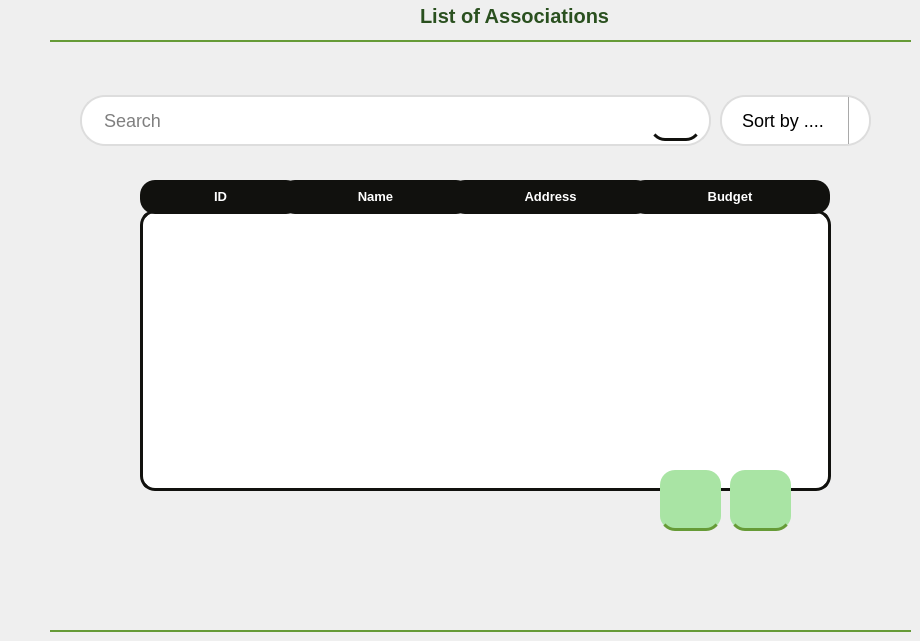
        <widget class="QWidget" name="page_11">
         <property name="styleSheet">
          <string notr="true">#page_7 {
background: rgba(0, 0, 0, 0.0);

}</string>
         </property>
         <widget class="QLabel" name="label_44">
          <property name="geometry">
           <rect>
            <x>450</x>
            <y>90</y>
            <width>71</width>
            <height>34</height>
           </rect>
          </property>
          <property name="font">
           <font>
            <pointsize>10</pointsize>
            <weight>75</weight>
            <bold>true</bold>
           </font>
          </property>
          <property name="styleSheet">
           <string notr="true">#label_25
{
	color:white;
	background:#11110E;
}</string>
          </property>
          <property name="text">
           <string>&lt;html&gt;&lt;head/&gt;&lt;body&gt;&lt;p align=&quot;center&quot;&gt;Tri :&lt;/p&gt;&lt;/body&gt;&lt;/html&gt;</string>
          </property>
         </widget>
         <widget class="QTableView" name="tableView_2">
          <property name="geometry">
           <rect>
            <x>140</x>
            <y>210</y>
            <width>691</width>
            <height>281</height>
           </rect>
          </property>
          <property name="styleSheet">
           <string notr="true">background:white;
border:3px solid #11110E;
border-radius: 15px 15px 50px 50px;</string>
          </property>
         </widget>
         <widget class="QLineEdit" name="searchTextBox_18">
          <property name="geometry">
           <rect>
            <x>80</x>
            <y>80</y>
            <width>631</width>
            <height>81</height>
           </rect>
          </property>
          <property name="font">
           <font>
            <pointsize>-1</pointsize>
           </font>
          </property>
          <property name="styleSheet">
           <string notr="true"> width: 300px; /* Width of the text box */
    padding: 12px 20px; /* Padding inside the text box */
    margin: 15px 0; /* Margin around the text box */
    border: 2px solid #ddd; /* Base border color */
    border-radius: 25px; /* Rounded corners */
    font-size: 18px; /* Font size */
    box-shadow: 0 4px 6px rgba(0, 0, 0, 0.1); /* Subtle shadow for depth */
    transition: all 0.3s ease; /* Smooth transition for interactions */
    outline: none; /* Removing default focus outline */
	background-color:white;</string>
          </property>
          <property name="placeholderText">
           <string>Search</string>
          </property>
         </widget>
         <widget class="QLabel" name="label_cinGuest_6">
          <property name="geometry">
           <rect>
            <x>140</x>
            <y>180</y>
            <width>161</width>
            <height>34</height>
           </rect>
          </property>
          <property name="font">
           <font>
            <pointsize>10</pointsize>
            <weight>75</weight>
            <bold>true</bold>
           </font>
          </property>
          <property name="styleSheet">
           <string notr="true">
	color:white;
	background:#11110E;
	border-radius:15px;
</string>
          </property>
          <property name="text">
           <string>&lt;html&gt;&lt;head/&gt;&lt;body&gt;&lt;p align=&quot;center&quot;&gt;ID&lt;/p&gt;&lt;/body&gt;&lt;/html&gt;</string>
          </property>
         </widget>
         <widget class="QLabel" name="label_cinGuest_7">
          <property name="geometry">
           <rect>
            <x>280</x>
            <y>180</y>
            <width>191</width>
            <height>34</height>
           </rect>
          </property>
          <property name="font">
           <font>
            <pointsize>10</pointsize>
            <weight>75</weight>
            <bold>true</bold>
           </font>
          </property>
          <property name="styleSheet">
           <string notr="true">
	color:white;
	background:#11110E;
	border-radius:15px;
</string>
          </property>
          <property name="text">
           <string>&lt;html&gt;&lt;head/&gt;&lt;body&gt;&lt;p align=&quot;center&quot;&gt;Name&lt;/p&gt;&lt;/body&gt;&lt;/html&gt;</string>
          </property>
         </widget>
         <widget class="QLabel" name="label_cinGuest_8">
          <property name="geometry">
           <rect>
            <x>450</x>
            <y>180</y>
            <width>201</width>
            <height>34</height>
           </rect>
          </property>
          <property name="font">
           <font>
            <pointsize>10</pointsize>
            <weight>75</weight>
            <bold>true</bold>
           </font>
          </property>
          <property name="styleSheet">
           <string notr="true">
	color:white;
	background:#11110E;
	border-radius:15px;
</string>
          </property>
          <property name="text">
           <string>&lt;html&gt;&lt;head/&gt;&lt;body&gt;&lt;p align=&quot;center&quot;&gt;Address&lt;/p&gt;&lt;/body&gt;&lt;/html&gt;</string>
          </property>
         </widget>
         <widget class="QLabel" name="label_cinGuest_9">
          <property name="geometry">
           <rect>
            <x>630</x>
            <y>180</y>
            <width>200</width>
            <height>34</height>
           </rect>
          </property>
          <property name="font">
           <font>
            <pointsize>10</pointsize>
            <weight>75</weight>
            <bold>true</bold>
           </font>
          </property>
          <property name="styleSheet">
           <string notr="true">
	color:white;
	background:#11110E;
	border-radius:15px;
</string>
          </property>
          <property name="text">
           <string>&lt;html&gt;&lt;head/&gt;&lt;body&gt;&lt;p align=&quot;center&quot;&gt;Budget&lt;/p&gt;&lt;/body&gt;&lt;/html&gt;</string>
          </property>
         </widget>
         <widget class="QPushButton" name="pushButton_38">
          <property name="geometry">
           <rect>
            <x>650</x>
            <y>100</y>
            <width>51</width>
            <height>41</height>
           </rect>
          </property>
          <property name="styleSheet">
           <string notr="true">QPushButton {

   position: absolute;
width: 1200px;
height: 649px;

background:  transparent;
border: none;

/* Events */

position: absolute;
width: 63px;
height: 32px;

font-family: 'Athiti';
font-style: normal;
font-weight: 700;
font-size: 20px;
line-height: 32px;
text-align: center;

color: #2A501F;
border-radius:15px;
border-bottom:3px solid #11110E;
}
</string>
          </property>
          <property name="text">
           <string/>
          </property>
          <property name="icon">
           <iconset resource="resources.qrc">
            <normaloff>:/images/images/search (2).png</normaloff>:/images/images/search (2).png</iconset>
          </property>
          <property name="iconSize">
           <size>
            <width>25</width>
            <height>25</height>
           </size>
          </property>
         </widget>
         <widget class="QLabel" name="label_172">
          <property name="geometry">
           <rect>
            <x>420</x>
            <y>0</y>
            <width>191</width>
            <height>31</height>
           </rect>
          </property>
          <property name="styleSheet">
           <string notr="true">color: #2A501F;
font-family: 'Athiti';
font-style: normal;
font-weight: 700;
font-size: 20px;
background-color: none;</string>
          </property>
          <property name="text">
           <string>List of Associations</string>
          </property>
         </widget>
         <widget class="Line" name="line_40">
          <property name="geometry">
           <rect>
            <x>50</x>
            <y>40</y>
            <width>861</width>
            <height>2</height>
           </rect>
          </property>
          <property name="styleSheet">
           <string notr="true">background-color:#669B37;
border-width: 1px;
border: 2px solid #669B37;
</string>
          </property>
          <property name="orientation">
           <enum>Qt::Horizontal</enum>
          </property>
         </widget>
         <widget class="QLabel" name="label_product_20">
          <property name="geometry">
           <rect>
            <x>380</x>
            <y>0</y>
            <width>31</width>
            <height>31</height>
           </rect>
          </property>
          <property name="font">
           <font>
            <family>Athiti</family>
            <weight>75</weight>
            <italic>false</italic>
            <bold>true</bold>
           </font>
          </property>
          <property name="layoutDirection">
           <enum>Qt::LeftToRight</enum>
          </property>
          <property name="styleSheet">
           <string notr="true">#label {

font-family: 'Athiti';
font-style: normal;
font-weight: 700;
font-size: 20px;
line-height: 32px;
/* identical to box height */
text-align: center;

color: #2A501F;}</string>
          </property>
          <property name="text">
           <string/>
          </property>
          <property name="pixmap">
           <pixmap resource="resources.qrc">:/images/images/list.png</pixmap>
          </property>
          <property name="scaledContents">
           <bool>true</bool>
          </property>
         </widget>
         <widget class="QComboBox" name="comboBox_4">
          <property name="geometry">
           <rect>
            <x>720</x>
            <y>80</y>
            <width>151</width>
            <height>81</height>
           </rect>
          </property>
          <property name="styleSheet">
           <string notr="true">QComboBox {
    padding: 12px 20px; /* Padding inside the text box */
    margin: 15px 0; /* Margin around the text box */
    border: 2px solid #ddd; /* Base border color */
    border-radius: 25px; /* Rounded corners */
    font-size: 18px; /* Font size */
    box-shadow: 0 4px 6px rgba(0, 0, 0, 0.1); /* Subtle shadow for depth */
    transition: all 0.3s ease; /* Smooth transition for interactions */
    outline: none; /* Removing default focus outline */
	background: white
}

QComboBox:editable {
    background: white;
margin:-10px
}

QComboBox::drop-down {
    border: none;
    subcontrol-origin: padding;
    subcontrol-position: right;
    width: 20px;
    border-left-width: 1px;
    border-left-color: darkgray;
    border-left-style: solid; /* just a single line */
    border-top-right-radius: 3px; /* same radius as the QComboBox */
    border-bottom-right-radius: 3px;
}

QComboBox::down-arrow {
    image: url(:/images/images/down-arrow.png);
    width: 16px; /* largeur désirée */
    height: 16px; /* hauteur désirée */
}</string>
          </property>
          <item>
           <property name="text">
            <string>Sort by ....</string>
           </property>
          </item>
          <item>
           <property name="text">
            <string>ID</string>
           </property>
          </item>
          <item>
           <property name="text">
            <string>Noun Event</string>
           </property>
          </item>
          <item>
           <property name="text">
            <string>Date</string>
           </property>
          </item>
         </widget>
         <widget class="QPushButton" name="listtoaddass">
          <property name="geometry">
           <rect>
            <x>730</x>
            <y>470</y>
            <width>61</width>
            <height>61</height>
           </rect>
          </property>
          <property name="styleSheet">
           <string notr="true">QPushButton{/* Rectangle 9 */

position: absolute;
width: 1200px;
height: 649px;

background: #A9E4A4;
border: none;

/* Events */

position: absolute;
width: 63px;
height: 32px;

font-family: 'Athiti';
font-style: normal;
font-weight: 700;
font-size: 20px;
line-height: 32px;
/* identical to box height */
text-align: center;

color: #2A501F;
border-radius:15px;
border-bottom:3px solid #669B37;
}

QPushButton:hover{
position: absolute;
width: 185px;
height: 56px;

background: #8BD086;
box-shadow: 0px 4px 4px rgba(0, 0, 0, 0.25);
}</string>
          </property>
          <property name="text">
           <string/>
          </property>
          <property name="icon">
           <iconset resource="resources.qrc">
            <normaloff>:/images/images/ajout.png</normaloff>:/images/images/ajout.png</iconset>
          </property>
          <property name="iconSize">
           <size>
            <width>30</width>
            <height>30</height>
           </size>
          </property>
         </widget>
         <widget class="QPushButton" name="supprimer_36">
          <property name="geometry">
           <rect>
            <x>660</x>
            <y>470</y>
            <width>61</width>
            <height>61</height>
           </rect>
          </property>
          <property name="styleSheet">
           <string notr="true">QPushButton{/* Rectangle 9 */

position: absolute;
width: 1200px;
height: 649px;

background: #A9E4A4;
border: none;

/* Events */

position: absolute;
width: 63px;
height: 32px;

font-family: 'Athiti';
font-style: normal;
font-weight: 700;
font-size: 20px;
line-height: 32px;
/* identical to box height */
text-align: center;

color: #2A501F;
border-radius:15px;
border-bottom:3px solid #669B37;
}

QPushButton:hover{
position: absolute;
width: 185px;
height: 56px;

background: #8BD086;
box-shadow: 0px 4px 4px rgba(0, 0, 0, 0.25);
}</string>
          </property>
          <property name="text">
           <string/>
          </property>
          <property name="icon">
           <iconset resource="resources.qrc">
            <normaloff>:/images/images/stat.png</normaloff>:/images/images/stat.png</iconset>
          </property>
          <property name="iconSize">
           <size>
            <width>30</width>
            <height>30</height>
           </size>
          </property>
         </widget>
         <widget class="Line" name="line_44">
          <property name="geometry">
           <rect>
            <x>50</x>
            <y>630</y>
            <width>861</width>
            <height>2</height>
           </rect>
          </property>
          <property name="styleSheet">
           <string notr="true">background-color:#669B37;
border-width: 1px;
border: 2px solid #669B37;
</string>
          </property>
          <property name="orientation">
           <enum>Qt::Horizontal</enum>
          </property>
         </widget>
        </widget>
